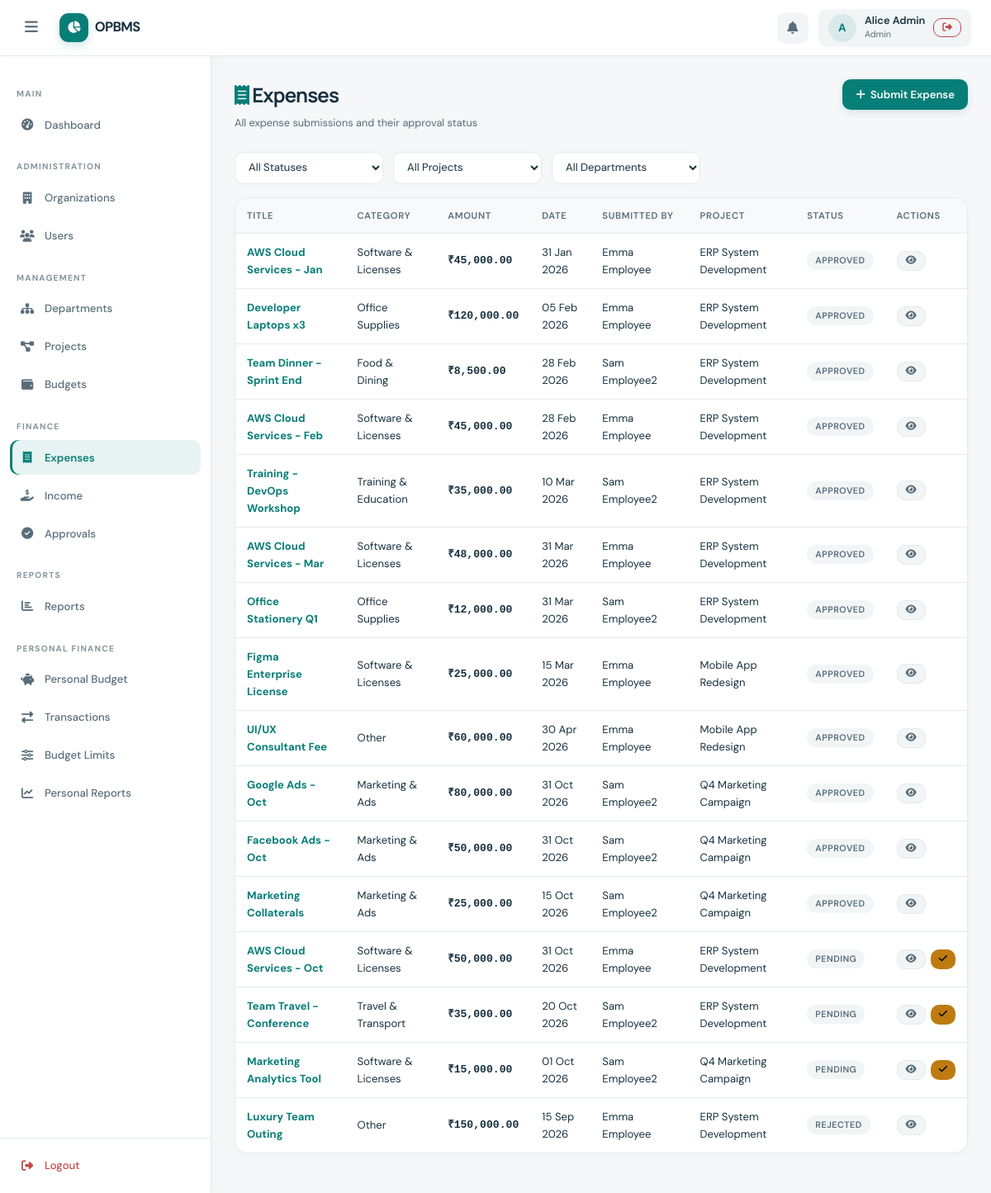
The page /expenses/index.php (signed in) on the database its author committed.
### tables this page shows
CREATE TABLE IF NOT EXISTS users (
    id            INT UNSIGNED AUTO_INCREMENT PRIMARY KEY,
    name          VARCHAR(120)  NOT NULL,
    email         VARCHAR(180)  NOT NULL UNIQUE,
    password_hash VARCHAR(255)  NOT NULL,
    role          ENUM('admin','dept_manager','project_manager','employee','personal') NOT NULL DEFAULT 'employee',
    is_active     TINYINT(1)   NOT NULL DEFAULT 1,
    created_at    TIMESTAMP    NOT NULL DEFAULT CURRENT_TIMESTAMP,
    updated_at    TIMESTAMP    NOT NULL DEFAULT CURRENT_TIMESTAMP ON UPDATE CURRENT_TIMESTAMP,
    INDEX idx_users_role (role),
    INDEX idx_users_email (email)
);

CREATE TABLE IF NOT EXISTS expenses (
    id              INT UNSIGNED  AUTO_INCREMENT PRIMARY KEY,
    title           VARCHAR(255)  NOT NULL,
    description     TEXT,
    amount          DECIMAL(15,2) NOT NULL,
    category_id     INT UNSIGNED,
    expense_date    DATE          NOT NULL,
    organization_id INT UNSIGNED,
    department_id   INT UNSIGNED,
    project_id      INT UNSIGNED,
    submitted_by    INT UNSIGNED  NOT NULL,
    status          ENUM('pending','approved','rejected','cancelled') NOT NULL DEFAULT 'pending',
    approved_by     INT UNSIGNED,
    approved_at     TIMESTAMP     NULL,
    rejection_reason TEXT,
    receipt_path    VARCHAR(500),
    created_at      TIMESTAMP     NOT NULL DEFAULT CURRENT_TIMESTAMP,
    updated_at      TIMESTAMP     NOT NULL DEFAULT CURRENT_TIMESTAMP ON UPDATE CURRENT_TIMESTAMP,
    FOREIGN KEY (category_id)     REFERENCES expense_categories(id) ON DELETE SET NULL,
    FOREIGN KEY (organization_id) REFERENCES organizations(id)      ON DELETE CASCADE,
    FOREIGN KEY (department_id)   REFERENCES departments(id)        ON DELETE CASCADE,
    FOREIGN KEY (project_id)      REFERENCES projects(id)           ON DELETE CASCADE,
    FOREIGN KEY (department_id, organization_id) REFERENCES departments(id, organization_id) ON DELETE CASCADE,
    FOREIGN KEY (project_id, department_id) REFERENCES projects(id, department_id) ON DELETE CASCADE,
    FOREIGN KEY (submitted_by)    REFERENCES users(id)              ON DELETE RESTRICT,
    FOREIGN KEY (approved_by)     REFERENCES users(id)              ON DELETE SET NULL,
    INDEX idx_exp_proj      (project_id),
    INDEX idx_exp_dept      (department_id),
    INDEX idx_exp_org       (organization_id),
    INDEX idx_exp_status    (status),
    INDEX idx_exp_date      (expense_date),
    INDEX idx_exp_submitter (submitted_by)
);

CREATE TABLE IF NOT EXISTS expense_categories (
    id          INT UNSIGNED AUTO_INCREMENT PRIMARY KEY,
    name        VARCHAR(100) NOT NULL UNIQUE,
    type        ENUM('organizational','personal','both') NOT NULL DEFAULT 'both',
    description VARCHAR(255),
    is_active   TINYINT(1)  NOT NULL DEFAULT 1
);

CREATE TABLE IF NOT EXISTS projects (
    id              INT UNSIGNED AUTO_INCREMENT PRIMARY KEY,
    department_id   INT UNSIGNED  NOT NULL,
    name            VARCHAR(200)  NOT NULL,
    description     TEXT,
    manager_id      INT UNSIGNED,
    start_date      DATE,
    end_date        DATE,
    status          ENUM('active','completed','on_hold','cancelled') NOT NULL DEFAULT 'active',
    created_at      TIMESTAMP    NOT NULL DEFAULT CURRENT_TIMESTAMP,
    updated_at      TIMESTAMP    NOT NULL DEFAULT CURRENT_TIMESTAMP ON UPDATE CURRENT_TIMESTAMP,
    FOREIGN KEY (department_id) REFERENCES departments(id) ON DELETE CASCADE,
    FOREIGN KEY (manager_id)    REFERENCES users(id)       ON DELETE SET NULL,
    UNIQUE KEY uq_project_id_dept (id, department_id),
    INDEX idx_proj_dept (department_id),
    INDEX idx_proj_mgr  (manager_id)
);

### includes/auth.php (called while the page is built, shortened)
<?php
require_once __DIR__ . '/../config/database.php';
function requireLogin(): void {
    $stmt = getDB()->prepare('SELECT name, email, role, is_active FROM users WHERE id = ?');
    $stmt->execute([$_SESSION['user_id']]);
}
function getCurrentUser(): ?array {
    static $user = null;
    if ($user === null) {
        $pdo  = getDB();
        $stmt = $pdo->prepare("SELECT id, name, email, role, is_active FROM users WHERE id = ?");
        $stmt->execute([$_SESSION['user_id']]);
        $user = $stmt->fetch() ?: null;
    }
    return $user;
}
function getExpenseScopeSql(string $role, int $userId, string $alias = 'e'): array {
    if ($role === 'admin') {
        return ['1=1', []];
    }
    return ['1=0', []];
}

### config/database.php (called while the page is built, shortened)
<?php
function getDB(): PDO {
    static $pdo = null;
    if ($pdo === null) {
        $dsn = "mysql:host=" . DB_HOST . ";port=" . DB_PORT . ";dbname=" . DB_NAME . ";charset=" . DB_CHARSET;
        $options = [
            PDO::ATTR_ERRMODE            => PDO::ERRMODE_EXCEPTION,
            PDO::ATTR_DEFAULT_FETCH_MODE => PDO::FETCH_ASSOC,
            PDO::ATTR_EMULATE_PREPARES   => false,
        ];
        try {
            $pdo = new PDO($dsn, DB_USER, DB_PASS, $options);
        } catch (PDOException $e) {
            error_log("Database connection failed: " . $e->getMessage());
            http_response_code(500);
            header('Content-Type: text/html; charset=utf-8');
            exit('<!doctype html><html lang="en"><meta charset="utf-8"><title>OPBMS unavailable</title>'
                . '<body><h1>OPBMS is temporarily unavailable</h1>'
                . '<p>Could not connect to the database. Verify the MySQL service and settings in config/database.php.</p>'
                . '</body></html>');
        }
    }
    return $pdo;
}

### expenses/index.php (the view, shortened to what this page needs)
<?php
require_once __DIR__ . '/../config/database.php';
require_once __DIR__ . '/../includes/auth.php';
require_once __DIR__ . '/../includes/functions.php';
requireLogin();
$pdo = getDB();
$uid  = $_SESSION['user_id'];
$role = $_SESSION['user_role'];
$statusFilter   = $_GET['status']     ?? 'all';
$expenseScope = getExpenseScopeSql($role, (int)$uid, 'e');
$where = [$expenseScope[0]];
$params = $expenseScope[1];
$sql = "SELECT e.*, u.name as submitter_name, ec.name as cat_name,
        p.name as proj_name, d.name as dept_name
        FROM expenses e
        JOIN users u ON u.id=e.submitted_by
        LEFT JOIN expense_categories ec ON ec.id=e.category_id
        LEFT JOIN projects p ON p.id=e.project_id
        LEFT JOIN departments d ON d.id=e.department_id
        WHERE " . implode(' AND ', $where) . "
        ORDER BY e.created_at DESC";
$stmt = $pdo->prepare($sql);
$stmt->execute($params);
$expenses = $stmt->fetchAll();
require_once __DIR__ . '/../includes/header.php';
require_once __DIR__ . '/../includes/sidebar.php';
?>
<main class="main-content">
  <div class="page-header">
    <div>
      <h1 class="page-title"><i class="fa fa-receipt" style="color:var(--color-primary)"></i> Expenses</h1>
      <p class="page-subtitle">All expense submissions and their approval status</p>
    </div>
    <div class="page-actions">
      <a href="<?= BASE_URL ?>/expenses/create.php" class="btn btn-primary"><i class="fa fa-plus"></i> Submit Expense</a>
    </div>
  </div>
  <form method="GET" class="filter-bar">
    <select name="status" onchange="this.form.submit()">
      <option value="all" <?= $statusFilter==='all'?'selected':'' ?>>All Statuses</option>
    </select>
    <?php if ($role !== 'employee'): ?>
    <select name="project_id" onchange="this.form.submit()">
      <option value="">All Projects</option>
    </select>
    <select name="dept_id" onchange="this.form.submit()">
      <option value="">All Departments</option>
    </select>
    <?php endif; ?>
  </form>
  <div class="card">
    <div class="card-body" style="padding:0;">
      <div class="table-wrap">
        <table>
          <thead>
            <tr>
              <th>Title</th>
              <th>Category</th>
              <th>Amount</th>
              <th>Date</th>
              <?php if ($role !== 'employee'): ?><th>Submitted By</th><?php endif; ?>
              <th>Project</th>
              <th>Status</th>
              <th>Actions</th>
            </tr>
          </thead>
          <tbody>
            <?php if (empty($expenses)): ?>
            <tr><td colspan="8">
              <div class="empty-state">
                <i class="fa fa-receipt"></i>
                <h3>No Expenses Found</h3>
                <p>No expenses match the current filters.</p>
                <a href="<?= BASE_URL ?>/expenses/create.php" class="btn btn-primary" style="margin-top:12px;"><i class="fa fa-plus"></i> Submit Expense</a>
              </div>
            </td></tr>
            <?php else: ?>
            <?php foreach ($expenses as $exp): ?>
            <tr>
              <td><a href="<?= BASE_URL ?>/expenses/view.php?id=<?= $exp['id'] ?>"><strong><?= e($exp['title']) ?></strong></a></td>
              <td><?= e($exp['cat_name'] ?? '–') ?></td>
              <td class="font-mono fw-600"><?= formatMoney((float)$exp['amount']) ?></td>
              <td><?= formatDate($exp['expense_date']) ?></td>
              <?php if ($role !== 'employee'): ?><td><?= e($exp['submitter_name']) ?></td><?php endif; ?>
              <td><?= e($exp['proj_name'] ?? '–') ?></td>
              <td><?= statusBadge($exp['status']) ?></td>
              <td>
                <div style="display:flex;gap:6px;">
                  <a href="<?= BASE_URL ?>/expenses/view.php?id=<?= $exp['id'] ?>" class="btn btn-sm btn-secondary"><i class="fa fa-eye"></i></a>
                  <?php if ($exp['status']==='pending' && in_array($role,['admin','dept_manager','project_manager'])): ?>
                  <a href="<?= BASE_URL ?>/approvals/review.php?id=<?= $exp['id'] ?>" class="btn btn-sm btn-warning"><i class="fa fa-check"></i></a>
                  <?php endif; ?>
                </div>
              </td>
            </tr>
            <?php endforeach; ?>
            <?php endif; ?>
          </tbody>
        </table>
      </div>
    </div>
  </div>
</main>
<?php require_once __DIR__ . '/../includes/footer.php'; ?>

### includes/header.php (shortened to what this page needs)
<?php
require_once __DIR__ . '/../includes/functions.php';
$currentUser = getCurrentUser();
?>
<!DOCTYPE html>
<html lang="en">
<head>
<link rel="stylesheet" href="<?= BASE_URL ?>/assets/css/style.css">
<link rel="stylesheet" href="https://cdnjs.cloudflare.com/ajax/libs/font-awesome/6.5.0/css/all.min.css">
</head>
<body>
<div class="app-wrapper">
<header class="topbar">
  <button class="sidebar-toggle" id="sidebarToggle" aria-label="Toggle Sidebar" aria-controls="sidebar" aria-expanded="false">
    <i class="fa fa-bars"></i>
  </button>
  <a class="topbar-brand" href="<?= BASE_URL ?>/">
    <span class="brand-mark"><i class="fa-solid fa-chart-pie"></i></span>
    <span>OPBMS</span>
  </a>
  <nav class="topbar-right">
    <?php
    $currentRole = $currentUser['role'] ?? '';
    $activityUrl = $currentRole === 'personal'
        ? BASE_URL . '/personal/transactions.php'
        : (in_array($currentRole, ['admin', 'dept_manager', 'project_manager'], true)
            ? BASE_URL . '/approvals/index.php'
            : BASE_URL . '/expenses/index.php');
    ?>
    <a href="<?= $activityUrl ?>" class="topbar-icon-btn" title="<?= in_array($currentRole, ['admin', 'dept_manager', 'project_manager'], true) ? 'Review approvals' : 'View activity' ?>" aria-label="<?= in_array($currentRole, ['admin', 'dept_manager', 'project_manager'], true) ? 'Review approvals' : 'View activity' ?>">
      <i class="fa fa-bell"></i>
    </a>
    <?php if ($currentUser): ?>
    <div class="topbar-user">
      <div class="user-avatar"><?= strtoupper(substr($currentUser['name'], 0, 1)) ?></div>
      <div class="user-meta">
        <span class="user-name"><?= e($currentUser['name']) ?></span>
        <span class="user-role"><?= e(ucwords(str_replace('_', ' ', $currentUser['role']))) ?></span>
      </div>
      <a href="<?= BASE_URL ?>/auth/logout.php" class="btn btn-sm btn-outline-danger" title="Logout">
        <i class="fa fa-sign-out-alt"></i>
      </a>
    </div>
    <?php endif; ?>
  </nav>
</header>

### includes/functions.php (shortened to what this page needs)
<?php
function e(string $s): string {
    return htmlspecialchars($s, ENT_QUOTES | ENT_HTML5, 'UTF-8');
}
function formatMoney(float $amount, string $currency = '₹'): string {
    return $currency . number_format($amount, 2, '.', ',');
}
function formatDate(?string $date): string {
    return date('d M Y', strtotime($date));
}
function statusBadge(string $status): string {
    $map = [
        'pending'   => '<span class="badge badge-warning">Pending</span>',
        'approved'  => '<span class="badge badge-success">Approved</span>',
        'rejected'  => '<span class="badge badge-danger">Rejected</span>',
        'active'    => '<span class="badge badge-success">Active</span>',
        'completed' => '<span class="badge badge-info">Completed</span>',
        'on_hold'   => '<span class="badge badge-warning">On Hold</span>',
        'cancelled' => '<span class="badge badge-danger">Cancelled</span>',
        'proposed'  => '<span class="badge badge-secondary">Proposed</span>',
        'revised'   => '<span class="badge badge-info">Revised</span>',
    ];
    return $map[$status] ?? '<span class="badge badge-secondary">' . e(ucfirst($status)) . '</span>';
}

### rows shown on the page
users: name "A", name "Alice Admin", role "Admin"
expenses: title "AWS Cloud Services - Jan", category.name "Software & Licenses", amount "₹45,000.00", expense_date "31 Jan 2026", submitted_by.name "Emma Employee", department.name "ERP System Development", status "APPROVED"
expenses: title "Developer Laptops x3", category.name "Office Supplies", amount "₹120,000.00", expense_date "05 Feb 2026", submitted_by.name "Emma Employee", department.name "ERP System Development", status "APPROVED"
expenses: title "Team Dinner - Sprint End", category.name "Food & Dining", amount "₹8,500.00", expense_date "28 Feb 2026", submitted_by.name "Sam Employee2", department.name "ERP System Development", status "APPROVED"
expenses: title "AWS Cloud Services - Feb", category.name "Software & Licenses", amount "₹45,000.00", expense_date "28 Feb 2026", submitted_by.name "Emma Employee", department.name "ERP System Development", status "APPROVED"
expenses: title "Training - DevOps Workshop", category.name "Training & Education", amount "₹35,000.00", expense_date "10 Mar 2026", submitted_by.name "Sam Employee2", department.name "ERP System Development", status "APPROVED"
expenses: title "AWS Cloud Services - Mar", category.name "Software & Licenses", amount "₹48,000.00", expense_date "31 Mar 2026", submitted_by.name "Emma Employee", department.name "ERP System Development", status "APPROVED"
expenses: title "Office Stationery Q1", category.name "Office Supplies", amount "₹12,000.00", expense_date "31 Mar 2026", submitted_by.name "Sam Employee2", department.name "ERP System Development", status "APPROVED"
expenses: title "Figma Enterprise License", category.name "Software & Licenses", amount "₹25,000.00", expense_date "15 Mar 2026", submitted_by.name "Emma Employee", project.name "Mobile App Redesign", status "APPROVED"
expenses: title "UI/UX Consultant Fee", category.name "Other", amount "₹60,000.00", expense_date "30 Apr 2026", submitted_by.name "Emma Employee", project.name "Mobile App Redesign", status "APPROVED"
expenses: title "Google Ads - Oct", category.name "Marketing & Ads", amount "₹80,000.00", expense_date "31 Oct 2026", submitted_by.name "Sam Employee2", project.name "Q4 Marketing Campaign", status "APPROVED"
expenses: title "Facebook Ads - Oct", category.name "Marketing & Ads", amount "₹50,000.00", expense_date "31 Oct 2026", submitted_by.name "Sam Employee2", project.name "Q4 Marketing Campaign", status "APPROVED"
expenses: title "Marketing Collaterals", category.name "Marketing & Ads", amount "₹25,000.00", expense_date "15 Oct 2026", submitted_by.name "Sam Employee2", project.name "Q4 Marketing Campaign", status "APPROVED"
expenses: title "AWS Cloud Services - Oct", category.name "Software & Licenses", amount "₹50,000.00", expense_date "31 Oct 2026", submitted_by.name "Emma Employee", department.name "ERP System Development", status "PENDING"
expenses: title "Team Travel - Conference", category.name "Travel & Transport", amount "₹35,000.00", expense_date "20 Oct 2026", submitted_by.name "Sam Employee2", department.name "ERP System Development", status "PENDING"
expenses: title "Marketing Analytics Tool", category.name "Software & Licenses", amount "₹15,000.00", expense_date "01 Oct 2026", submitted_by.name "Sam Employee2", project.name "Q4 Marketing Campaign", status "PENDING"
expenses: title "Luxury Team Outing", category.name "Other", amount "₹150,000.00", expense_date "15 Sep 2026", submitted_by.name "Emma Employee", department.name "ERP System Development", status "REJECTED"

### other values the page prints
$label "Dashboard Organizations Users Departments Projects Budgets Expenses Income Approvals Reports Personal Budget Transactions Budget Limits Personal Reports"
